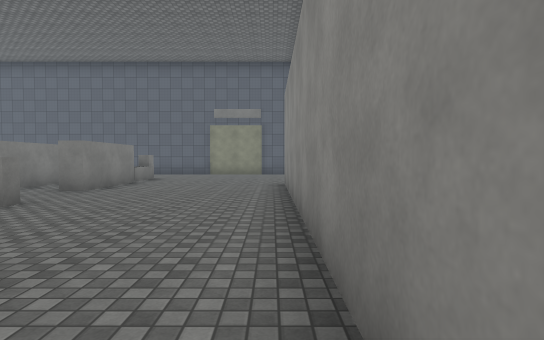
view 1 (above)

24 first-person views from a walk through a 3-D level made in the Unity game engine. The camera is 1.4 m above the floor, tilts 2° down and sees 80° across. The floor is counted in squares, 2 m on a side. Each view is taken from the middle of a square. On the plan, view 1 faces up. The plan holds only what a view shows up to about 10 squares ahead; the rest is blank. The place goes on beyond the plan. The player character is not drawn. Surface patterns are stand-ins for the level's own textures.

view 2
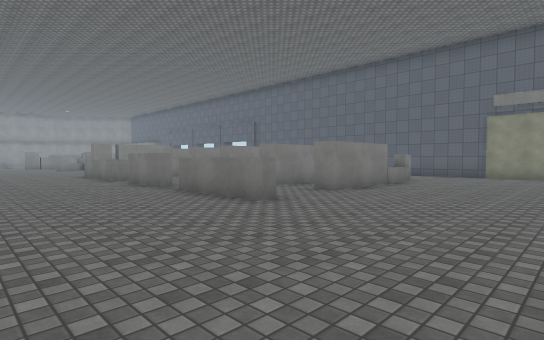

view 3
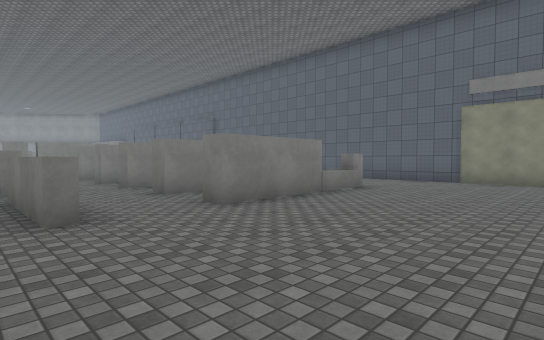

view 4
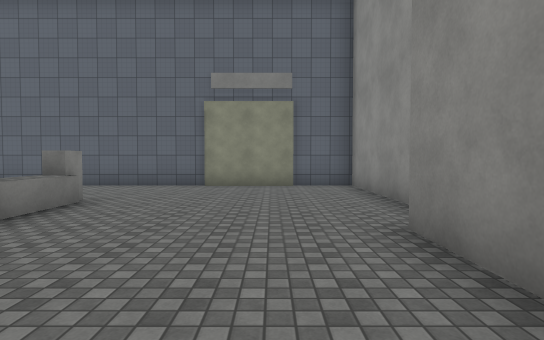

view 5
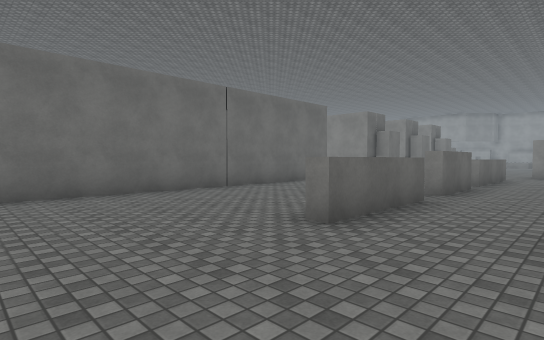

view 6
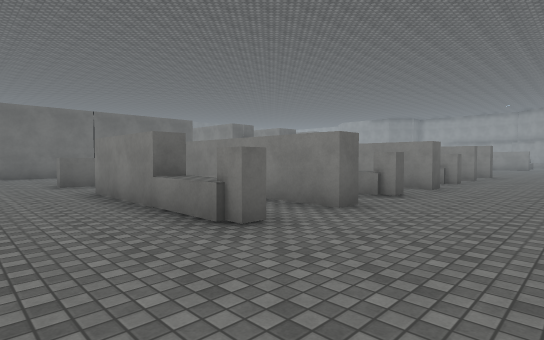

view 7
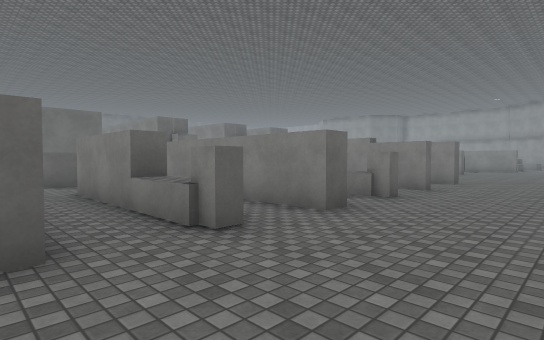

view 8
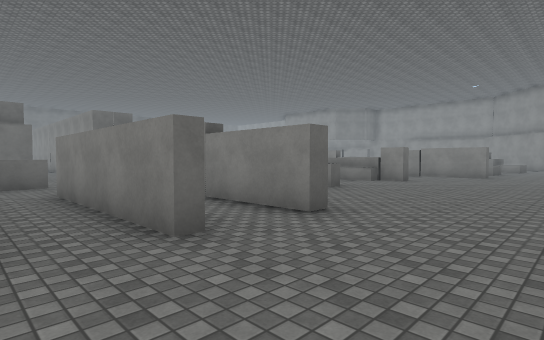

view 9
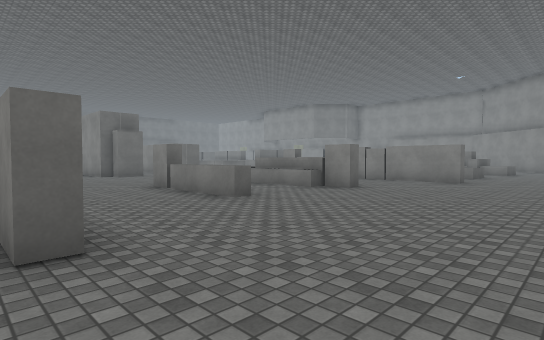

view 10
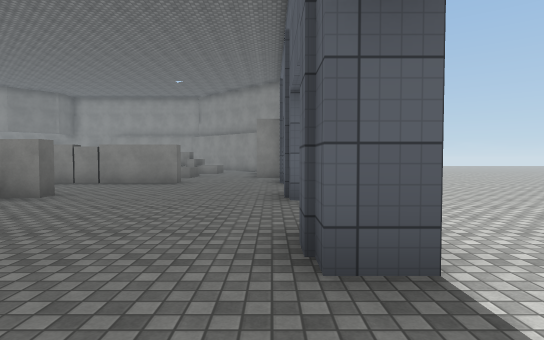

view 11
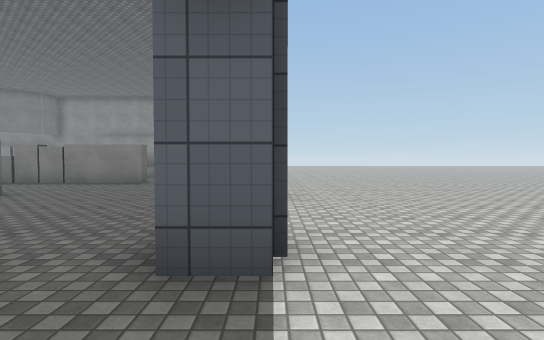

view 12
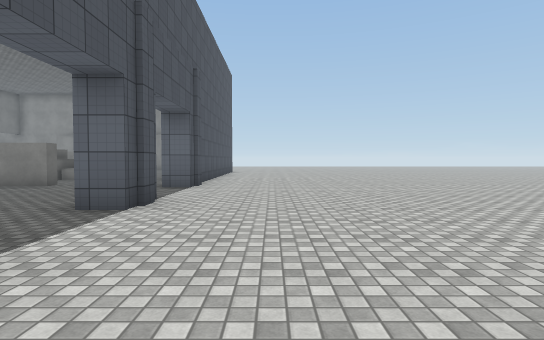

view 13
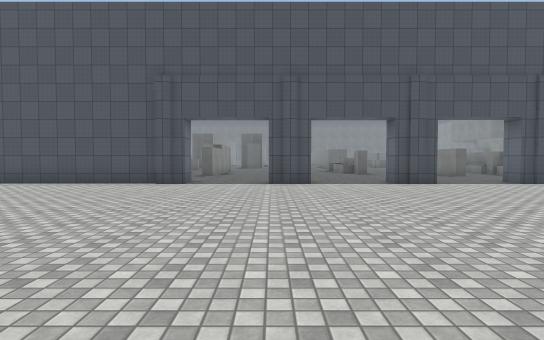

view 14
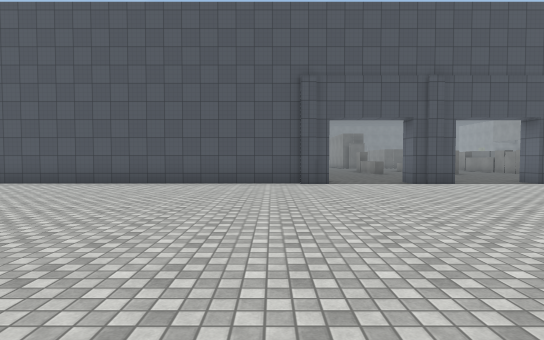

view 15
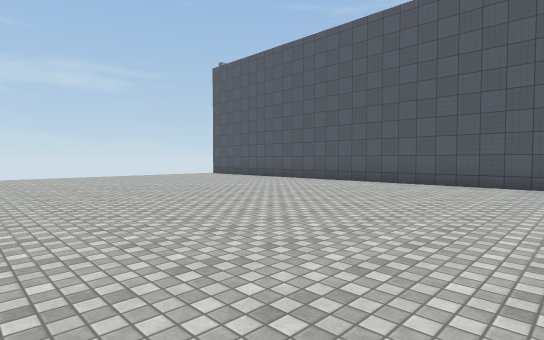

view 16
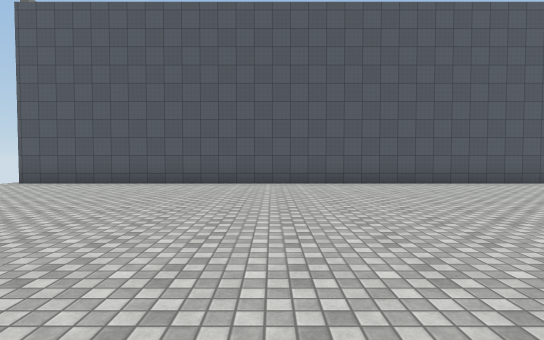

view 17
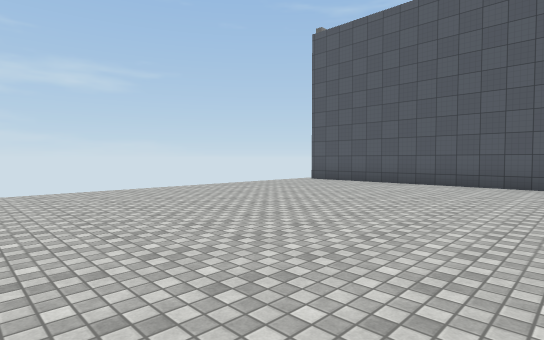

view 18
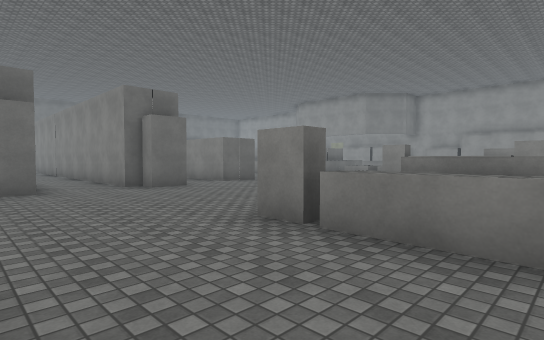

view 19
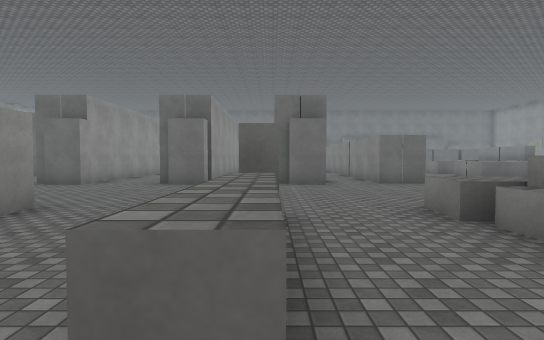

view 20
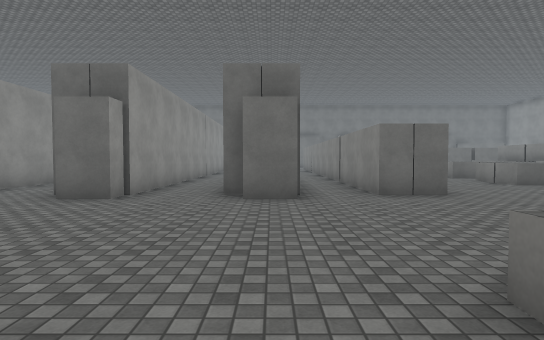

view 21
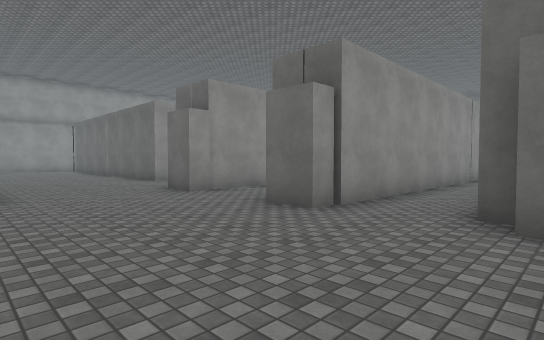

view 22
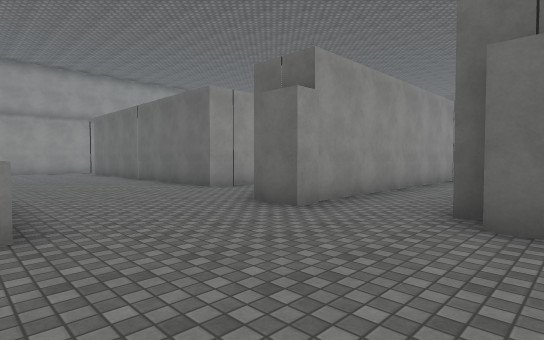

view 23
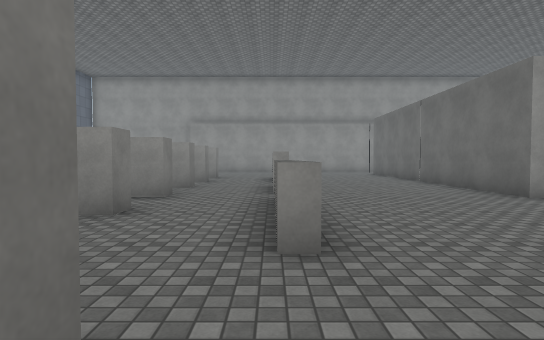

view 24
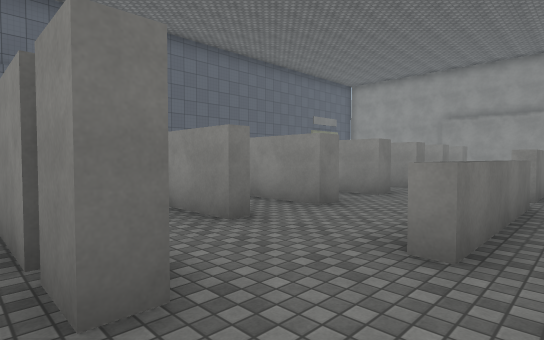

### Floor plan
Points are (right, up) in squares from view 1. A wall is a line through its corners. A room is listed if a view was taken in it or the views show most of it. See-through windows are left out.
Room 1 (view 1)
walls: (-10.1, -1.1) (-10.1, 0.5)
ways out: opening at (-11.5, -0.5) to room 2; opening at (-0.5, -0.5) to room 2
Room 2 (views 2, 3, 4, 5, 6, 7, 8, 9, 10, 11, 12, 13, 14, 15, 16, 17, 18, 19, 20, 21, 22, 23, 24)
walls: (-13.4, 11.4) (-13.4, 6.9); (-15.8, 11.4) (-15.3, 11.4) (-15.3, 9); (-13.8, 6.9) (-13.8, 8.5); (-11.4, 7) (-12, 7); (-15.7, 6.4) (-15.7, 7.8); (-10.1, 11.4) (-9.6, 11.4) (-9.6, 9.6); (-15.7, 14.3) (-15.7, 14.9) (-15.1, 14.9); (-15.3, 5.4) (-15.7, 5.4) (-15.7, 6.3); (-9.6, 8) (-9.6, 7) (-10.1, 7) (-10.1, 7.9); (-14.9, 14.9) (1.1, 14.9); (-13.8, 5) (-10.3, 5); (-19.1, 9.4) (-18.6, 9.4) (-18.6, 7.5); (-15.2, 15.1) (-14.8, 15.1); (-8.4, 9.4) (-7.8, 9.4); (-18.2, 14.2) (-18.8, 14.2); (-7.7, 10.6) (-7.7, 7) (-8.3, 7) (-8.3, 7.6); (-10.3, 4.7) (-13.8, 4.7); (-18.4, 14.9) (-17.9, 14.9) (-17.9, 14.4) (-18.4, 14.4); (-9.5, 5) (-7.5, 5); (-18.8, 15.1) (-18.2, 15.1); (-19.1, 14.9) (-18.6, 14.9); (-6.5, 11.4) (-5.9, 11.4) (-5.9, 7) (-6.4, 7) (-6.4, 7.5); (-21.7, 8.6) (-21.7, 6.5); (-7.5, 4.7) (-9.5, 4.7); (-6.6, 5) (-3.9, 5); (-21.9, 14.9) (-21.4, 14.9) (-21.4, 14.2); (-4.6, 9.4) (-4, 9.4); (-16.3, 0.8) (-15.8, 0.8); (-22.2, 15.1) (-21.8, 15.1); (-4.1, 10.6) (-4.1, 7) (-4.6, 7); (-10.4, 0.4) (-1.5, 0.4); (-20.5, 1.4) (-19.5, 1.4) (-19.5, 0.8) (-19.1, 0.8) (-19.1, -2.1); (-25.2, 11.4) (-25.2, 9.5); (-3.9, 4.7) (-6.6, 4.7); (-25.2, 7.6) (-25.2, 5.5); (-25.4, 14.9) (-24.9, 14.9) (-24.9, 14.2); (-23.4, 0.8) (-22.1, 0.8) (-22.1, -2.9); (1.1, 10.9) (1.1, 14.4) (-8.1, 14.4); (-13.8, -6) (-13.8, 1.4) (-12.9, 1.4); (-17.3, -6.5) (-17.3, 1.4) (-16.1, 1.4); (0.4, 0.4) (0.4, 9.3)
low walls: (-21.4, 8.6) (-21.4, 6.7)
ways out: opening at (-11.5, -0.5) to room 1; opening at (-0.5, -0.5) to room 1
objects: other object (-25, 5); other object (-25, 8); other object (-25, 9); other object (-22, 6) to (-21, 6); other object (-22, 9); other object (-19, 6) to (-19, 7); other object (-12, 11); other object (-8, 11); other object (-4, 11)

Where each view was taken, in squares from view 1:
view 1: 0 up, 0 right, facing up
view 2: 1 up, 0 right, facing up-left
view 3: 4 up, 0 right, facing up-left
view 4: 6 up, 1 left, facing up
view 5: 7 up, 1 left, facing down-left
view 6: 14 up, 2 left, facing down-left
view 7: 14 up, 6 left, facing down-left
view 8: 14 up, 12 left, facing down-left
view 9: 14 up, 15 left, facing down-left
view 10: 14 up, 16 left, facing left
view 11: 15 up, 16 left, facing left
view 12: 17 up, 17 left, facing left
view 13: 24 up, 18 left, facing down
view 14: 24 up, 14 left, facing down
view 15: 24 up, 12 left, facing down-right
view 16: 24 up, 6 left, facing down
view 17: 24 up, 6 left, facing down-right
view 18: 9 up, 16 left, facing down-left
view 19: 10 up, 19 left, facing down
view 20: 7 up, 20 left, facing down
view 21: 5 up, 20 left, facing down-right
view 22: 5 up, 17 left, facing down-right
view 23: 5 up, 16 left, facing right
view 24: 4 up, 16 left, facing up-right
